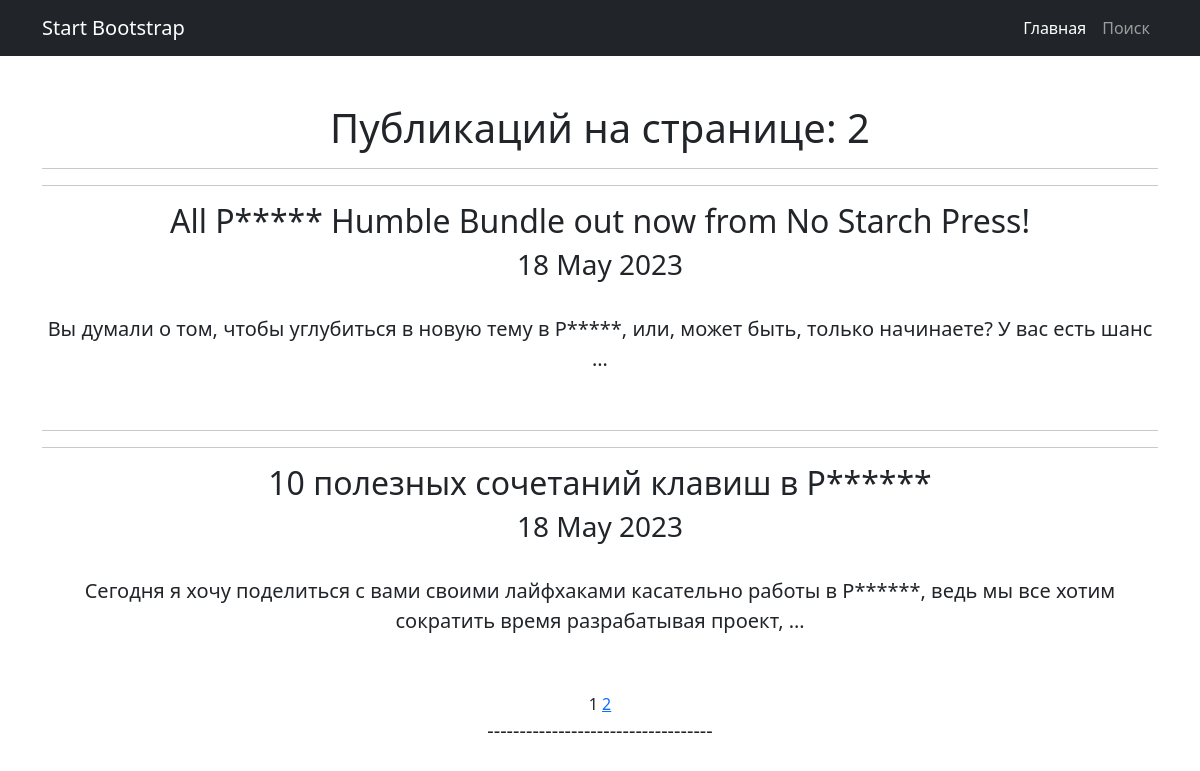
Before: /news/ with the older database file.
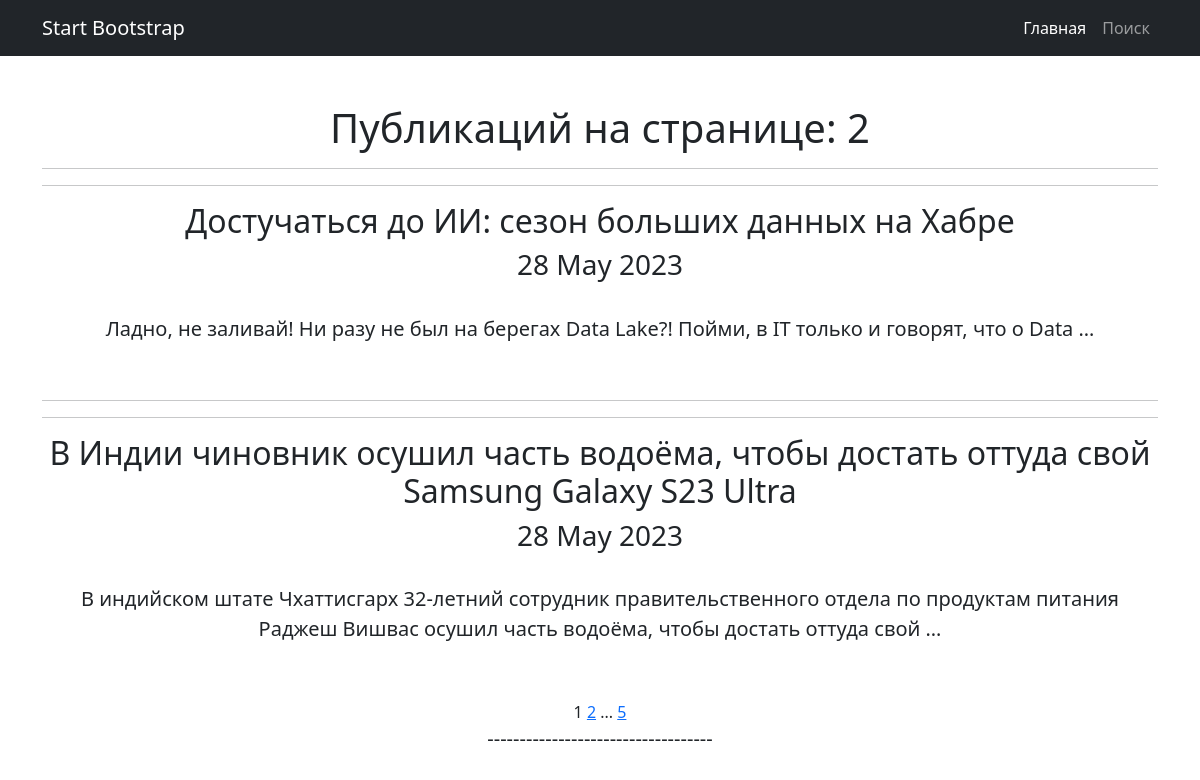
After: the same page with the newer database file.
### news/models.py (models this page shows, shortened)
class Post(models.Model):
    article = 'at'
    news = 'nw'
    POST = [
        (article, 'Статья'),
        (news, 'Новости')
    ]
    author = models.ForeignKey(Author, on_delete=models.CASCADE)  # связь «один ко многим» с моделью Author;
    post_type = models.CharField(max_length=2, choices=POST, default='article')  # поле с выбором — статья или новость
    data_create = models.DateTimeField(auto_now_add=True)  # автоматически добавляемая дата и время создания;
    post_rating = models.IntegerField(default=0)  # рейтинг статьи/новости.
    post_header = models.CharField(max_length=255, default='')  # !!!!!!!!Изменить атрибуты  заголовок статьи/новости;
    post_text = models.TextField(default="")  # текст статьи/новости;
    categories = models.ManyToManyField(Category, through='PostCategory')

### news/views.py (the view)
# urls.py: path('news/', PostList.as_view(), name='post_list'),
class PostList(ListView):
    model = Post
    ordering = '-data_create'
    template_name = 'news.html'
    context_object_name = 'news'
    paginate_by = 2

### news/templatetags/censor.py (called while the page is built)
@register.simple_tag(takes_context=True)
def url_replace(context, **kwargs):
   d = context['request'].GET.copy()
   for k, v in kwargs.items():
       d[k] = v
   return d.urlencode()

### templates/news.html (shortened to what this page needs)
{% extends 'flatpages/default.html' %}
{% load censor %}
{% block content %}
<h1>Публикаций на странице: {{news|length}}</h1>
    {% if news %}
        {% for post in news %}
            <hr>
            <hr>
            <h2>{{ post.post_header|censor }}</h2>
            <h3>{{ post.data_create|date:'d M Y' }}</h3>
            <br>
            <p class="lead">{{ post.post_text|truncatewords:20|censor }}</p>
            <br>
        {% endfor %}
   {% else %}
       <h2>Статей нет!</h2>
   {% endif %}
   {{ page_obj.number }}
   {% if page_obj.has_next %}
       <a href="?{% url_replace page=page_obj.next_page_number %}">{{ page_obj.next_page_number }}</a>
       {% if paginator.num_pages != page_obj.next_page_number %}
           ...
           <a href="?{% url_replace page=page_obj.paginator.num_pages %}">{{ page_obj.paginator.num_pages }}</a>
       {% endif %}
   {% endif %}
{% endblock content %}

Changed rows visible on the page:
no longer on this page (row unchanged): Post: post_header|censor "All P***** Humble Bundle out now from No Starch Press!", data_create "18 May 2023", post_text|censor "Вы думали о том, чтобы углубиться в новую тему в P*****, или, может быть, только начинаете? У вас есть шанс …"
no longer on this page (row unchanged): Post: post_header|censor "10 полезных сочетаний клавиш в P******", data_create "18 May 2023", post_text|censor "Сегодня я хочу поделиться с вами своими лайфхаками касательно работы в P******, ведь мы все хотим сократить время разрабатывая проект, …"
added Post: post_header|censor "Достучаться до ИИ: сезон больших данных на Хабре", data_create "28 May 2023", post_text|censor "Ладно, не заливай! Ни разу не был на берегах Data Lake?! Пойми, в IT только и говорят, что о Data …"
added Post: post_header|censor "В Индии чиновник осушил часть водоёма, чтобы достать оттуда свой Samsung Galaxy S23 Ultra", data_create "28 May 2023", post_text|censor "В индийском штате Чхаттисгарх 32-летний сотрудник правительственного отдела по продуктам питания Раджеш Вишвас осушил часть водоёма, чтобы достать оттуда свой …"
Other visible differences:
{{ page_obj.paginator.num_pages }}: (not shown) → "5"
